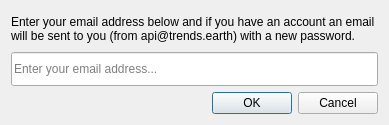
<?xml version="1.0" encoding="UTF-8"?>
<ui version="4.0">
 <class>DlgSettingsEditForgotPassword</class>
 <widget class="QDialog" name="DlgSettingsEditForgotPassword">
  <property name="geometry">
   <rect>
    <x>0</x>
    <y>0</y>
    <width>389</width>
    <height>125</height>
   </rect>
  </property>
  <property name="sizePolicy">
   <sizepolicy hsizetype="Fixed" vsizetype="Minimum">
    <horstretch>0</horstretch>
    <verstretch>0</verstretch>
   </sizepolicy>
  </property>
  <property name="windowTitle">
   <string>Forgot password</string>
  </property>
  <layout class="QVBoxLayout" name="verticalLayout">
   <item>
    <widget class="QLabel" name="label">
     <property name="text">
      <string>Enter your email address below and if you have an account an email will be sent to you (from api@trends.earth) with a new password.</string>
     </property>
     <property name="wordWrap">
      <bool>true</bool>
     </property>
    </widget>
   </item>
   <item>
    <widget class="QLineEdit" name="email">
     <property name="sizePolicy">
      <sizepolicy hsizetype="Expanding" vsizetype="Minimum">
       <horstretch>0</horstretch>
       <verstretch>0</verstretch>
      </sizepolicy>
     </property>
     <property name="minimumSize">
      <size>
       <width>0</width>
       <height>0</height>
      </size>
     </property>
     <property name="inputMethodHints">
      <set>Qt::ImhEmailCharactersOnly</set>
     </property>
     <property name="placeholderText">
      <string>Enter your email address...</string>
     </property>
    </widget>
   </item>
   <item>
    <widget class="QDialogButtonBox" name="buttonBox">
     <property name="orientation">
      <enum>Qt::Horizontal</enum>
     </property>
     <property name="standardButtons">
      <set>QDialogButtonBox::Cancel|QDialogButtonBox::Ok</set>
     </property>
    </widget>
   </item>
  </layout>
 </widget>
 <resources/>
 <connections/>
</ui>
